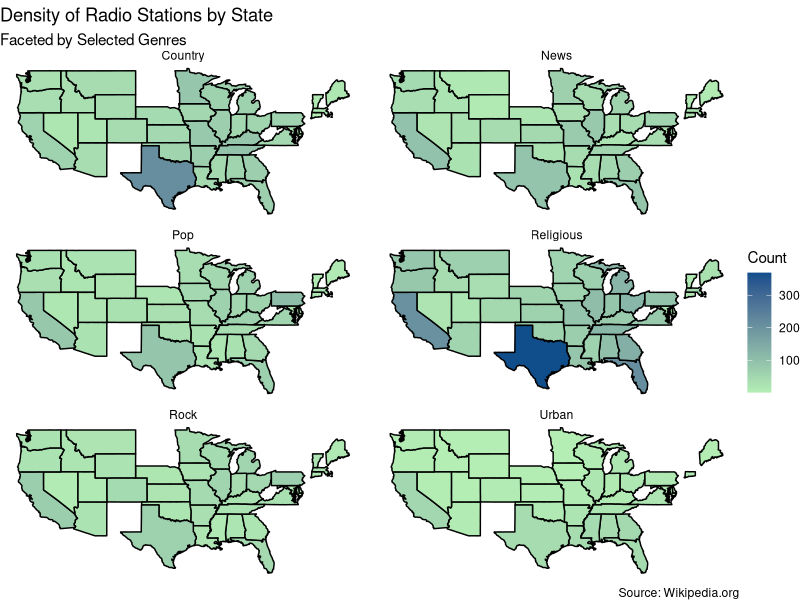
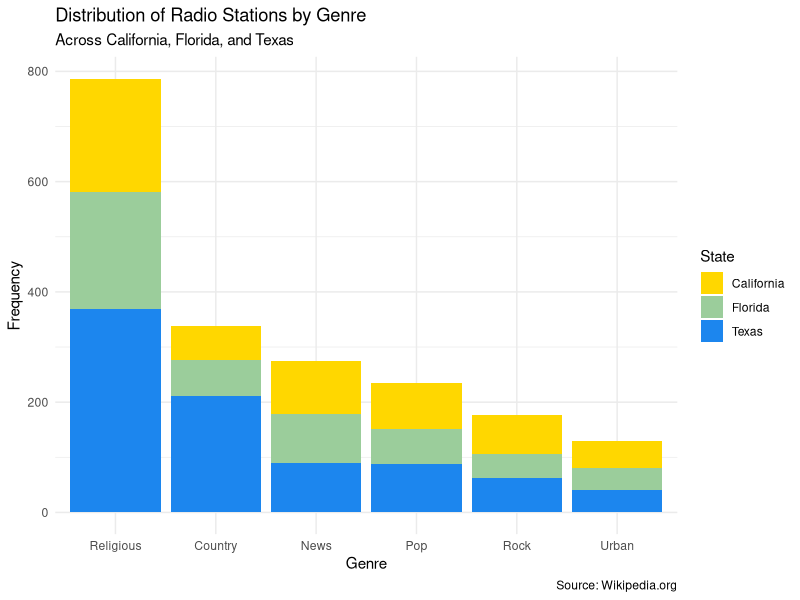

Generate these figures, in order, with R: (Note: this script raises an error after producing the figures.)
## ---- chunk 1
#| label:  creating new genre column

library(tidyverse)

state_stations <- read_csv(file = 'data/state_stations.csv')
coords <- read_csv(file = 'data/site_lat_long.csv')
station_info <- read_csv(file='data/station_info.csv')

#state_stations |>
  #group_by(format) |>
  #summarise(n())

Genre_Lists <- list(

   c('Religious', 'Christian', 'Gospel', 'Religion', 'Catholic', 'worship'),
   c('Urban', 'R&B', 'Blues', 'Rhythmic','Rhythym and Blues','Hip Hop', 'mainstream urban', 'Urban adult contemporary', 'Urban contemporary'),
      c('Pop', 'Contemporary Hit', 'adult contemporary', 'Top 40 (CHR)', 'Hot AC', 'CHR'),
  c( 'Rock', 'Alternative','Indie'),
  
  c('Country','Southern', 'Bluegrass'),
  
  c('News', 'News/Talk', 'Talk'))

tmpstr <- Reduce(function(s, lst) gsub(paste0("(", paste(lst, collapse = "|"), ")"), lst[1], s, ignore.case = TRUE),
                 Genre_Lists, init = state_stations$format)
tmpGenres <- regmatches(tmpstr,
                        gregexpr(paste0("(", paste0(sapply(Genre_Lists, `[[`, 1), collapse = "|"), ")"),
                                 tmpstr, ignore.case = TRUE))
tmpGenres <- replace(tmpGenres, sapply(tmpGenres, Negate(length)), NA_character_)
tmpGenres <- sapply(tmpGenres, tail, n = 1)
tmpGenres[ is.na(tmpGenres) ] <- "Not Found"
state_stations$Genre <- tmpGenres

state_stations<-state_stations%>%
filter(!is.na(format))%>%
filter(Genre!='Not Found')

state_stations%>%
  group_by(Genre)%>%
  summarise(n())
## ---- chunk 2
#| label: US choropleth map

library(maps)

us_states <- map_data("state")

#ggplot() +
#  geom_polygon(data = us_states,
#               aes(x = long, y = lat, group = group),
#              color = "black", fill = "lightpink")

number_stations <- state_stations %>%
  group_by(state, Genre) %>%
  summarise(n = n())

number_stations <- drop_na(number_stations)
number_stations$state <- tolower(number_stations$state)

merged_stations <- full_join(us_states, number_stations, 
                             by = c("region" = "state"))

merged_stations <- merged_stations%>%
  filter(!is.na(region))%>%
  filter(!is.na(Genre))

ggplot() +
#   geom_polygon(data = us_states,
#               aes(x = long, y = lat, group = group),
#               color = "black", fill = "lightpink")+
  geom_polygon(data = merged_stations, 
               aes(x = long, y = lat, group = group, fill = n), 
               color = "black") +
  facet_wrap(~ Genre, nrow=3, ncol=2, scales="free") +
  scale_fill_continuous(
  low = "darkseagreen2",high = "dodgerblue4")+
  labs(x = "", 
      title ="Density of Radio Stations by State",
      subtitle = "Faceted by Selected Genres",
       fill="Count",
       caption = "Source: Wikipedia.org") +theme_void()




## ---- chunk 3
library(forcats)

CFT<- state_stations%>%
  filter(state == "Texas" | state =="California" | state == "Florida")%>%
  select(c(state, Genre))%>%
  group_by(state, Genre)



ggplot(data=CFT, aes(x=fct_infreq(Genre), fill=state))+geom_bar() +
  scale_fill_manual(values=c('gold', 'darkseagreen3', 'dodgerblue2'))+
  theme_minimal() +
  labs(x = "Genre", 
       y = "Frequency",
      title ="Distribution of Radio Stations by Genre",
      subtitle = "Across California, Florida, and Texas",
       fill="State",
       caption = "Source: Wikipedia.org")
## ---- chunk 4
#| label: data_prep for Q2
pop_data <- read_csv("data/population_data_2022.csv")

# label states
pop_data <- pop_data %>% 
  mutate(
    region_name = case_when(
      REGION == 1 ~ "NorthEast",
      REGION == 2 ~ "MidWest",
      REGION == 3 ~ "South",
      REGION == 4 ~ "West",
    )
  ) %>% 
  select(
    region_name, NAME, POPESTIMATE2022
  )

# remove region names
pop_data <- pop_data[-c(1:14),]

# remove Puerto Rico
pop_data <- subset(pop_data, region_name != "Puerto Rico")

# remove '_" from space station state colums
state_stations$state <- sub("_", " ", state_stations$state)

state_stations_pop <- merge(x = state_stations, y = pop_data, by.x = "state", by.y = "NAME")

state_stations_pop_reg <- distinct(state_stations_pop %>% group_by(state) %>% 
                           summarise(n = n(), region_name = region_name, pop_2022 = POPESTIMATE2022))
## ---- chunk 5

library(ggrepel)

ggplot(state_stations_pop_reg, aes(x = pop_2022, y = n, color = region_name)) +
  geom_smooth(method = "lm", se = FALSE, size = 0.75, linetype = "longdash") +
  geom_point(alpha = 0.6) +
  geom_text_repel(data=subset(state_stations_pop_reg, pop_2022 > 15000000 | n > 500), aes(label = state), color = "black", size = 3) +
  scale_x_continuous(labels = label_number(scale_cut = cut_short_scale())) +
  scale_color_manual(values = c("#333333", "#E69F00", "#56B4E9", "#009E73")) +
  labs(x = "Population", y = "Number of Radio Stations", title = "Population vs. Number of Radio Stations in the US",
       subtitle = "Colored by Region",
       color = "Region") + theme_minimal()
## ---- chunk 6
#| label: Q2-2 ()

station_count <- distinct(state_stations_pop %>% group_by(state) %>% summarise(n=n(), region_name=region_name, population = POPESTIMATE2022))

ggplot(
  station_count
) +
  geom_density(
    aes(
      x = n,
    )
  ) +
  theme_minimal() +
  labs(
    x = "Number of Stations per State",
    y = "Density",
    title = "Distribution of Number of Stations By Sate",
    subtitle = "By Region"
  )

## ---- chunk 7
ggplot(station_count) +
  geom_bin2d(
    aes(x = n, y = population), 
    binwidth = c(0.25, 500)
    )
## ---- chunk 8
ggplot(
  station_count
) +
  geom_point(
    aes(
      x = n,
      y = state,
      
    )
  ) + 
  facet_wrap(~region_name)
